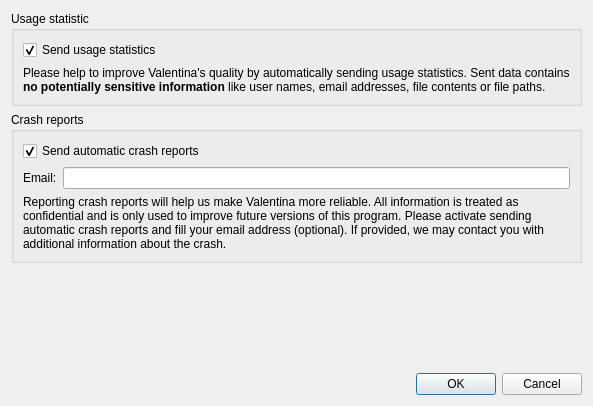
<?xml version="1.0" encoding="UTF-8"?>
<ui version="4.0">
 <class>DialogAskCollectStatistic</class>
 <widget class="QDialog" name="DialogAskCollectStatistic">
  <property name="geometry">
   <rect>
    <x>0</x>
    <y>0</y>
    <width>593</width>
    <height>406</height>
   </rect>
  </property>
  <property name="windowTitle">
   <string>Privacy</string>
  </property>
  <property name="windowIcon">
   <iconset resource="../share/resources/icon.qrc">
    <normaloff>:/icon/64x64/icon64x64.png</normaloff>:/icon/64x64/icon64x64.png</iconset>
  </property>
  <layout class="QVBoxLayout" name="verticalLayout">
   <item>
    <widget class="QGroupBox" name="groupBox_12">
     <property name="title">
      <string>Usage statistic</string>
     </property>
     <layout class="QVBoxLayout" name="verticalLayout_13">
      <item>
       <widget class="QCheckBox" name="checkBoxSendUsageStatistics">
        <property name="text">
         <string>Send usage statistics</string>
        </property>
        <property name="checked">
         <bool>true</bool>
        </property>
       </widget>
      </item>
      <item>
       <widget class="QLabel" name="label_15">
        <property name="text">
         <string>Please help to improve Valentina's quality by automatically sending usage statistics. Sent data contains &lt;span style=&quot; font-weight:700;&quot;&gt;no potentially sensitive information&lt;/span&gt; like user names, email addresses, file contents or file paths.</string>
        </property>
        <property name="wordWrap">
         <bool>true</bool>
        </property>
       </widget>
      </item>
     </layout>
    </widget>
   </item>
   <item>
    <widget class="QGroupBox" name="groupBoxCrashReports">
     <property name="title">
      <string>Crash reports</string>
     </property>
     <layout class="QVBoxLayout" name="verticalLayout_11">
      <item>
       <widget class="QCheckBox" name="checkBoxSendCrashReports">
        <property name="text">
         <string>Send automatic crash reports</string>
        </property>
        <property name="checked">
         <bool>true</bool>
        </property>
       </widget>
      </item>
      <item>
       <layout class="QHBoxLayout" name="horizontalLayout_6">
        <item>
         <widget class="QLabel" name="label_7">
          <property name="text">
           <string>Email:</string>
          </property>
         </widget>
        </item>
        <item>
         <widget class="QLineEdit" name="lineEditCrashUserEmail">
          <property name="clearButtonEnabled">
           <bool>true</bool>
          </property>
         </widget>
        </item>
       </layout>
      </item>
      <item>
       <widget class="QLabel" name="label_9">
        <property name="text">
         <string>Reporting crash reports will help us make Valentina more reliable. All information is treated as confidential and is only used to improve future versions of this program. Please activate sending automatic crash reports and fill your email address (optional). If provided, we may contact you with additional information about the crash.</string>
        </property>
        <property name="wordWrap">
         <bool>true</bool>
        </property>
       </widget>
      </item>
     </layout>
    </widget>
   </item>
   <item>
    <spacer name="verticalSpacer">
     <property name="orientation">
      <enum>Qt::Vertical</enum>
     </property>
     <property name="sizeHint" stdset="0">
      <size>
       <width>20</width>
       <height>40</height>
      </size>
     </property>
    </spacer>
   </item>
   <item>
    <widget class="QDialogButtonBox" name="buttonBox">
     <property name="orientation">
      <enum>Qt::Horizontal</enum>
     </property>
     <property name="standardButtons">
      <set>QDialogButtonBox::Cancel|QDialogButtonBox::Ok</set>
     </property>
    </widget>
   </item>
  </layout>
 </widget>
 <resources>
  <include location="../share/resources/icon.qrc"/>
 </resources>
 <connections>
  <connection>
   <sender>buttonBox</sender>
   <signal>accepted()</signal>
   <receiver>DialogAskCollectStatistic</receiver>
   <slot>accept()</slot>
   <hints>
    <hint type="sourcelabel">
     <x>248</x>
     <y>254</y>
    </hint>
    <hint type="destinationlabel">
     <x>157</x>
     <y>274</y>
    </hint>
   </hints>
  </connection>
  <connection>
   <sender>buttonBox</sender>
   <signal>rejected()</signal>
   <receiver>DialogAskCollectStatistic</receiver>
   <slot>reject()</slot>
   <hints>
    <hint type="sourcelabel">
     <x>316</x>
     <y>260</y>
    </hint>
    <hint type="destinationlabel">
     <x>286</x>
     <y>274</y>
    </hint>
   </hints>
  </connection>
 </connections>
</ui>
